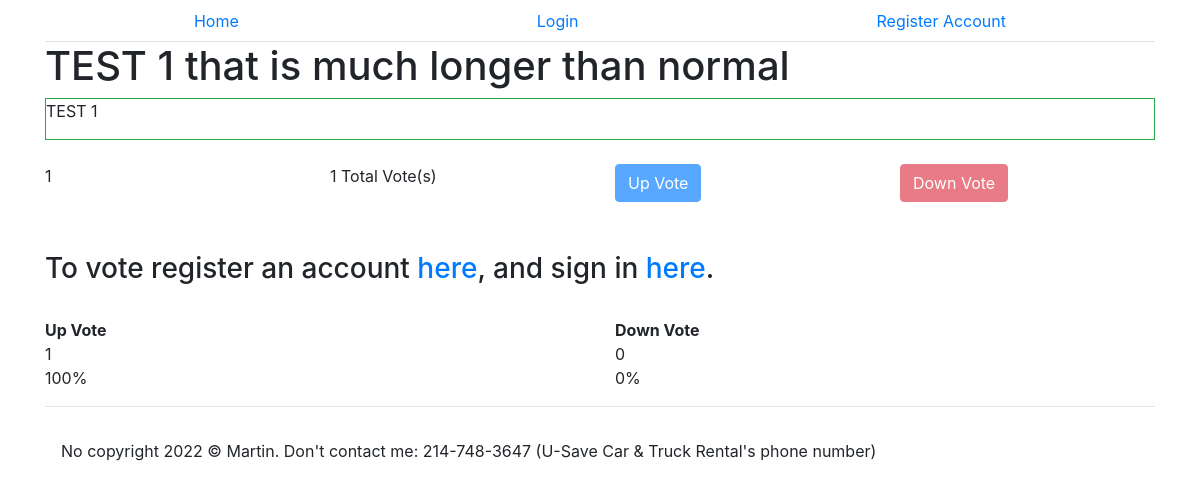
Screenshot of /suggestion.php?id=10 with the database file from the repository.
### tables this page shows
CREATE TABLE IF NOT EXISTS `suggestions` (
  `id` int(11) unsigned NOT NULL AUTO_INCREMENT,
  `votenum` int(11) unsigned NOT NULL DEFAULT 0,
  `created_at` datetime NOT NULL DEFAULT current_timestamp(),
  `updated_at` datetime NOT NULL DEFAULT current_timestamp() ON UPDATE current_timestamp(),
  `title` varchar(50) NOT NULL DEFAULT 'Untitled',
  `content` mediumtext NOT NULL DEFAULT 'No content',
  `userid` int(11) unsigned NOT NULL,
  PRIMARY KEY (`id`),
  KEY `FK_suggestions_users` (`userid`),
  CONSTRAINT `FK_suggestions_users` FOREIGN KEY (`userid`) REFERENCES `users` (`id`) ON DELETE CASCADE ON UPDATE CASCADE
);

CREATE TABLE IF NOT EXISTS `suggestionoptions` (
  `id` int(11) unsigned NOT NULL AUTO_INCREMENT,
  `pollid` int(11) unsigned NOT NULL DEFAULT 0,
  `option` varchar(256) NOT NULL DEFAULT '0',
  `created_at` datetime NOT NULL DEFAULT current_timestamp(),
  `updated_at` datetime NOT NULL DEFAULT current_timestamp() ON UPDATE current_timestamp(),
  PRIMARY KEY (`id`),
  KEY `FK_suggstionoptions_suggestions` (`pollid`),
  CONSTRAINT `FK_suggstionoptions_suggestions` FOREIGN KEY (`pollid`) REFERENCES `suggestions` (`id`) ON DELETE CASCADE ON UPDATE CASCADE
);

### suggestion.php (the view, shortened to what this page needs)
<?php
include "./conn.php";
if (isset($_GET["id"])){
    $id = $_GET["id"];
    $sql = "SELECT * FROM suggestions WHERE id=$id";
    $st = $conn->prepare($sql);
    $st->execute();
    $suggestion = $st->fetch(PDO::FETCH_ASSOC);
    $suggestionid = $suggestion["id"];
    $sql = "SELECT * FROM suggestionoptions WHERE pollid = $suggestionid";
    $st = $conn->query($sql);
    $options = $st->fetchAll(PDO::FETCH_ASSOC);
}
?>
<!DOCTYPE html>
<html lang="en">
<head>
    <link rel="stylesheet" href="https://stackpath.bootstrapcdn.com/bootstrap/4.3.1/css/bootstrap.min.css">
</head>
<body>
    <div class="container">
        <?php include "nav.php" ?>
        <h1><?php echo $suggestion["title"] ?></h1>
        <div class="border border-success">
            <p><?php echo $suggestion["content"] ?></p>
        </div>
        <br>
        <div class="row">
            <?php
            $votes=true;
            if ($votes){
                $upID=0;
                $downID=0;
                foreach ($options as $option) {
                    if ($option["option"] == "Up Vote"){
                        $upID=$option["id"];
                    }
                    if ($option["option"] == "Down Vote"){
                        $downID=$option["id"];
                    }
                }
                $sql="SELECT * FROM suggestionvotes WHERE optionid = $upID";
                $st = $conn->query($sql);
                $ups = $st->fetchAll(PDO::FETCH_ASSOC);
                $sql="SELECT * FROM suggestionvotes WHERE optionid = $downID";
                $st = $conn->query($sql);
                $downs = $st->fetchAll(PDO::FETCH_ASSOC);
                $votenum=count($ups);
                $votenum=$votenum-count($downs);
                ?>
                <div class="col"><p><?php echo $votenum ?></p></div>
                <?php
            }
            ?>
            <?php
            $sql = "SELECT * FROM suggestionvotes";
            $st = $conn->query($sql);
            $votes = $st->fetchAll(PDO::FETCH_ASSOC);
            $totalVotes=0;
            foreach ($votes as $vote) {
                foreach ($options as $option) {
                    if ($option["id"] == $vote["optionid"]){
                        $totalVotes=$totalVotes+1;
                    }
                }
            }
            ?>
            <div class="col"><?php echo $totalVotes ?> Total Vote(s)</div>
            <?php
            foreach ($options as $option) {
                if ($option["option"] == "Down Vote"){
                    $color = "danger";
                } elseif ($option["option"] == "Up Vote") {
                    $color = "primary";
                } else {
                    $color = "success";
                }
                ?>
                <div class="col">
                    <form action="" method="post">
                        <button class="btn btn-<?php echo $color ?>"
                        <?php if (!(isset($_SESSION["loggedin"]) && $_SESSION["loggedin"] == true)){echo "disabled";}?>
                         name="submit">
                        <?php echo $option["option"] ?></button>
                    </form>
                </div>
                <?php
            }
            ?>
        </div>
        <?php if (!(isset($_SESSION["loggedin"]) && $_SESSION["loggedin"] == true)){?>
            <br>
            <br>
            <h3>To vote register an account <a href="register.php">here</a>, and sign in <a href="login.php">here</a>.</h3>
        <?php } ?>
        <br>
        <div class="row">
            <?php
            foreach ($options as $option) {
                ?>
                <div class="col"><b><?php echo $option["option"] ?></b></div>
                <?php
            }
            ?>
        </div>
        <div class="row">
            <?php
            foreach ($options as $option){
                $voteNum=0;
                foreach ($votes as $vote) {
                    if ($vote["optionid"] == $option["id"]){
                        $voteNum=$voteNum+1;
                    }
                }
                ?>
                <div class="col"><?php echo $voteNum ?></div>
                <?php
            }
            ?>
        </div>
        <div class="row">
            <?php
            foreach ($options as $option){
                $voteNum=0;
                foreach ($votes as $vote) {
                    if ($vote["optionid"] == $option["id"]){
                        $voteNum=$voteNum+1;
                    }
                }
                ?>
                <div class="col">
                    <?php
                    if ($voteNum == 0){
                        echo "0%";
                    } else {
                        echo round($voteNum/$totalVotes*100, 1) . "%";
                    }
                    ?>
                </div>
                <?php
            }
            ?>
        </div>
        <?php include "footer.php" ?>
    </div>
</body>
</html>

### rows the page displays
suggestions: title "TEST 1 that is much longer than normal", content "TEST 1"
suggestionoptions: option "Up Vote", voteNum "1", totalVotes "100"
suggestionoptions: option "Down Vote", voteNum "0", shows "0%"

### other values shown
$votenum "1"
$totalVotes "1"
$mydate[year] "2022"
